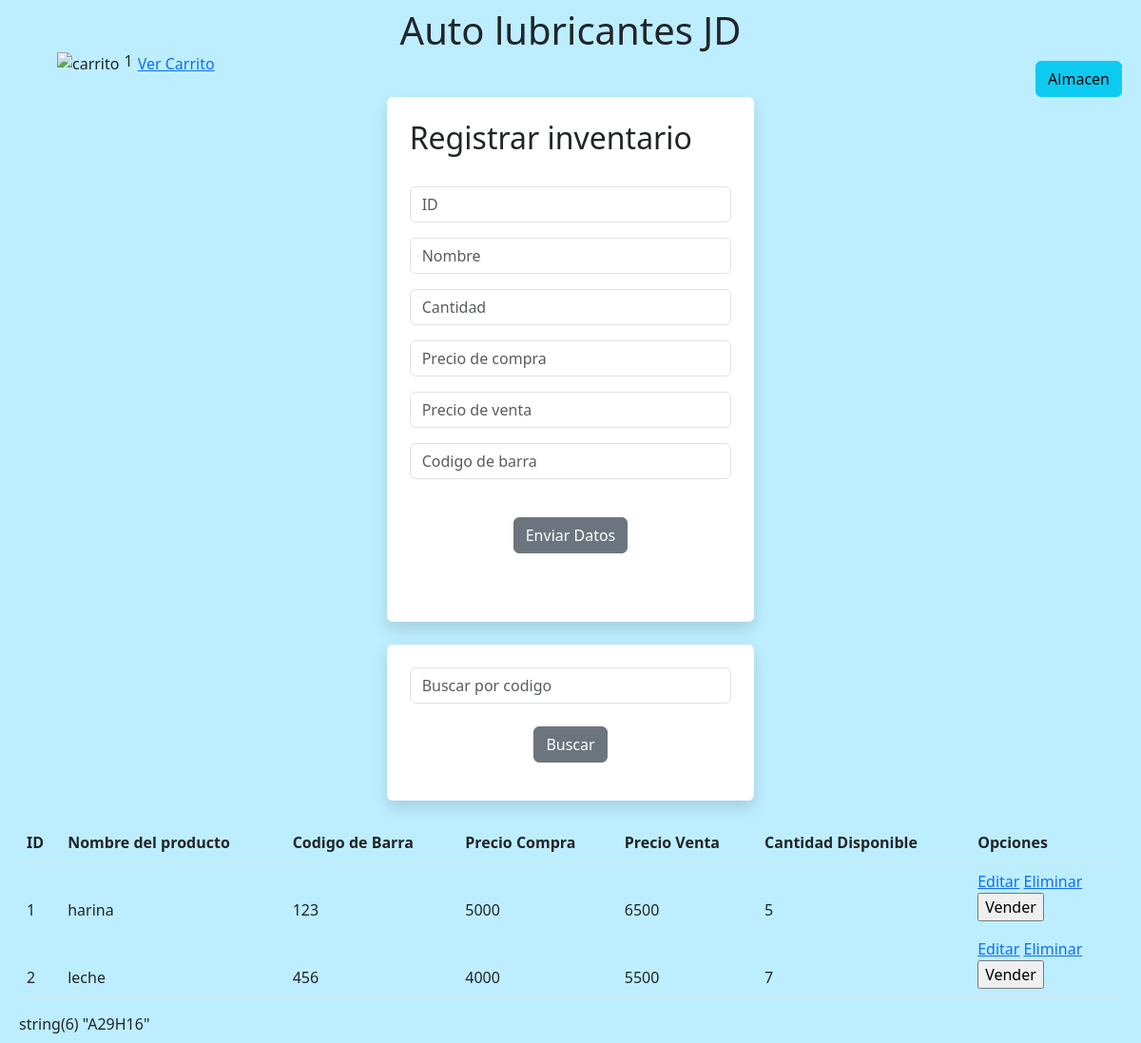
The page / on the database its author committed.
### tables this page shows
CREATE TABLE `productos` (
  `id` int(4) NOT NULL,
  `nombre` varchar(30) NOT NULL,
  `codigo` varchar(20) NOT NULL,
  `preciocompra` int(7) NOT NULL,
  `precioventa` int(7) NOT NULL,
  `cantidad` int(4) NOT NULL
);

### funciones.php (called while the page is built, shortened)
<?php
function crearConexion(){
$DB_DRIVER = "mysql";
$DB_HOST = "localhost";
$DB_NAME = "inventario";
$DB_LOGIN = "root";
$DB_PASS = "";
$connectionString = $DB_DRIVER.':host='.$DB_HOST.';dbname='.$DB_NAME;
	try{
		$conexion= new PDO($connectionString, $DB_LOGIN, $DB_PASS);
		$conexion->setAttribute(PDO::ATTR_ERRMODE, PDO::ERRMODE_EXCEPTION);
		$conexion->setAttribute(PDO::ATTR_DEFAULT_FETCH_MODE, PDO::FETCH_OBJ);
		return $conexion;
		}catch(PDOException $e){
		return die("Error: ".$e->getMessage());
	}
}
function mostrarCantidadArticulos(){
	$conexion=crearConexion();
	try{
		$SQL=$conexion->prepare("SELECT * FROM carrito");
		$SQL->execute();
		$cuenta = $SQL->rowCount();
		return $cuenta;
	}catch(PDOException $e){
		return die("Error: ".$e->getMessage());
	}
}
function codigoAzar($min,$max,$count){
	$nums = range($min, $max);
	shuffle($nums);
	$response = array();
	for($i=0;$i<$count && $i<count($nums);$i++)
	{
		array_push($response, $nums[$i]);
	}
	return $response;
}
?>

### index.php (the view, shortened to what this page needs)
<?php
    require('funciones.php');
    $conexion=mysqli_connect('localhost','root','','inventario');
    $carritoLleno = mostrarCantidadArticulos();
    $mensaje = codigoAzar(10,30,2);
        $codigo = "A".$mensaje[0]."H".$mensaje[1];
?>
<!DOCTYPE html>
<html lang="en">
<head>
    <link rel="stylesheet" href="css/bootstrap.css">
    <link rel="stylesheet" href="css/index.css">
</head>
<body>
    <div class="title_menu">
        <h1>Auto lubricantes JD</h1>
    </div>
    <div class="almacen_button">
        <a class="btn btn-info" href="almacen.php">Almacen</a>
    </div>
    <?php if(!empty($carritoLleno)){ ?>
    <div class="carrito">
        <img src="" alt="carrito">
        <h6><?php echo $carritoLleno; ?></h6>
        <a href="carrito.php">Ver Carrito</a>
    </div>
    <?php } ?>
    <form action="insertar.php" method="post">
        <div class="cont">
            <div class="containe bg-white rounded shadow p-4 col-xl-4 col-lg-6">
                <div>
                    <h2>Registrar inventario</h2>
                </div>
                <br>
                <div class="mb-3">
                    <input class="form-control" placeholder="ID" type="text" name="id" readonly="readonly">
                </div>
                <div class="mb-3">
                    <input class="form-control" placeholder="Nombre" type="text" name="nombre" id="">
                </div>
                <div class="mb-3">
                    <input class="form-control" placeholder="Cantidad" type="text" name="cantidad" id="">
                </div>
                <div class="mb-3">
                    <input class="form-control" placeholder="Precio de compra" type="text" name="preciocompra" id="">
                </div>
                <div class="mb-3">
                    <input class="form-control" placeholder="Precio de venta" type="text" name="precioventa" id="">
                </div>
                <div class="mb-3">
                    <input class="form-control" placeholder="Codigo de barra" type="text" name="codigo" id="">
                </div>
                <br>
                <div class="boton">
                    <input class="btn btn-secondary" type="submit" value="Enviar Datos">
                </div>
                <br>
                <br>
            </div>
        </div>
    </form>
    <br>
    <div class="buscar">
        <div class="containe bg-white rounded shadow p-4 col-xl-4 col-lg-6">
            <form action="buscador.php" method="post">
                <div class="mb-3">
                    <input class="form-control" placeholder="Buscar por codigo" required minlength="1" type="text" name="buscar" id="busqueda">
                    <br>
                    <div class="boton"><input class="btn btn-secondary" type="submit" id="boton" value="Buscar"></div>
                </div>
            </form>
        </div>
    </div>
        <br>
        <table class="table table-striped">
            <thead>
                <tr>
                    <th>ID</th>
                    <th>Nombre del producto</th>
                    <th>Codigo de Barra</th>
                    <th>Precio Compra</th>
                    <th>Precio Venta</th>
                    <th>Cantidad Disponible</th>
                    <th>Opciones</th>
                </tr>
                <?php
                $sql = "SELECT * FROM productos order by id";
                $result = mysqli_query($conexion, $sql);
                while ($mostrar = mysqli_fetch_row($result)){
                 ?>
                <tr>
                    <td><?php echo $mostrar['0']?></td>
                    <td><?php echo $mostrar['1']?></td>
                    <td><?php echo $mostrar['2']?></td>
                    <td><?php echo $mostrar['3']?></td>
                    <td><?php echo $mostrar['4']?></td>
                    <td><?php echo $mostrar['5']?></td>
                    <td>
                        <a href="editar.php?
                        id=<?php echo $mostrar['0']?> &
                        nombre=<?php echo $mostrar['1']?> &
                        codigo=<?php echo $mostrar['2']?> &
                        preciocompra=<?php echo $mostrar['3']?> &
                        precioventa=<?php echo $mostrar['4']?> &
                        cantidad=<?php echo $mostrar['5']?>
                        ">Editar</a>
                        <a href="sp_eliminar.php?
                        id=<?php echo $mostrar['0']?>
                        ">Eliminar</a>
                        <form method="POST">
                            <input type="submit" name="boton" value="Vender">
                        </form>
                    </td>
                </tr>
                <?php
                }
                ?>
            </thead>
        </table>
     <?php
     if(!empty($codigo)){
        echo var_dump($codigo);
    }
    ?>
</body>
</html>

### css/index.css (style rules this page uses)
body { margin: 8px 20px !important; background-color: #BDEEFF; }
.title_menu { text-align: center; }
.almacen_button { text-align: end; }
.buscar { display: flex; justify-content: center; }
.cont { display: flex; justify-content: center; }
.boton { display: flex; justify-content: center; }
.carrito { position: absolute; top: 5%; left: 5%; display: flex; }
.carrito h6 { padding: 0 5px; }

### rows shown on the page
productos: id "1", nombre "harina", codigo "123", preciocompra "5000", precioventa "6500", cantidad "5"
productos: id "2", nombre "leche", codigo "456", preciocompra "4000", precioventa "5500", cantidad "7"

### other values the page prints
$carritoLleno "1"
var_dump($codigo) "string(6) \"A29H16\""
